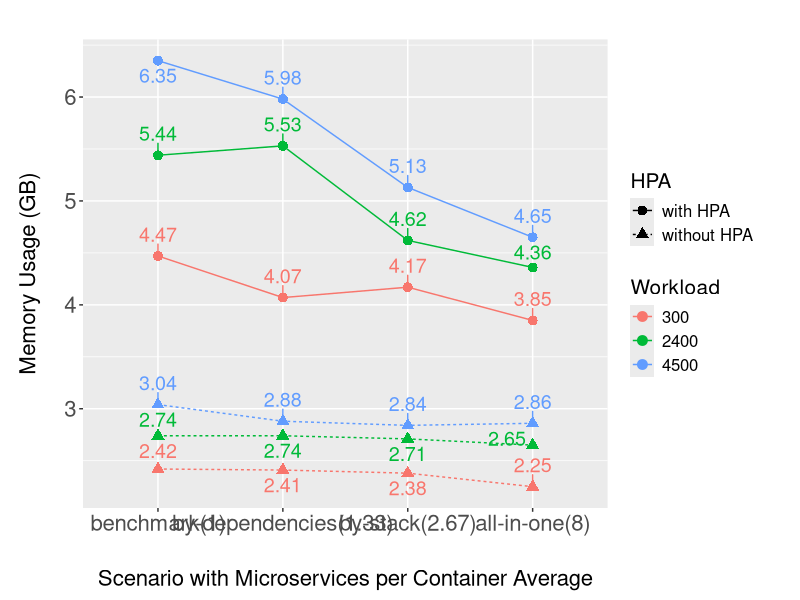
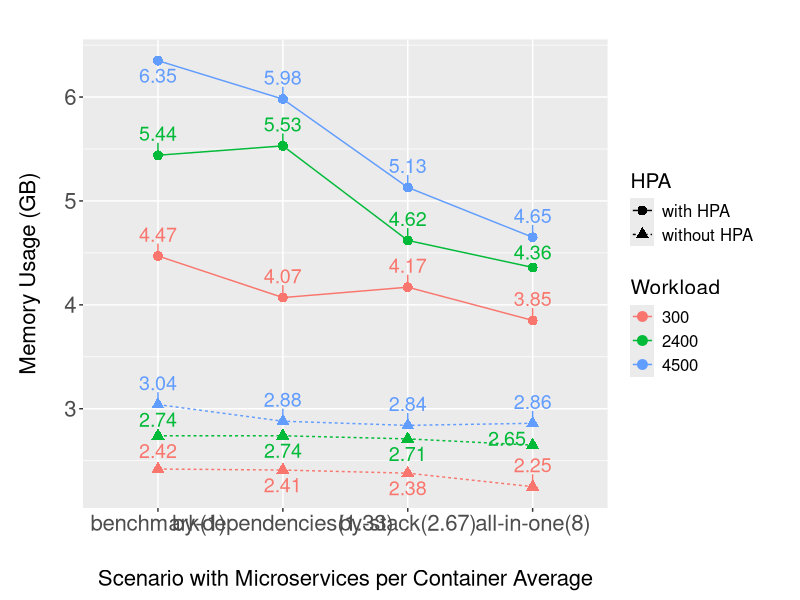

These charts were generated, in order, by the following R code:
setwd("~/Documentos/Dev/microservices-container-grouping/experiments_results/graphics_and_tables_consolidated/resources")
# Carregar pacotes necessários
library(ggplot2)
library(dplyr)
library(tidyr)
library(ggrepel)

# Criar o dataframe com os dados fornecidos
data_memory <- data.frame(
  workload_desc = c("Low (300 users)", "Low (300 users)", "Low (300 users)", "Low (300 users)",
                    "Medium (2400 users)", "Medium (2400 users)", "Medium (2400 users)", "Medium (2400 users)",
                    "High (4500 users)", "High (4500 users)", "High (4500 users)", "High (4500 users)"),
  workload = c(300, 300, 300, 300, 2400, 2400, 2400, 2400, 4500, 4500, 4500, 4500),
  scenario = c("benchmark", "all-in-one", "by-stack", "by-dependencies",
               "benchmark", "all-in-one", "by-stack", "by-dependencies",
               "benchmark", "all-in-one", "by-stack", "by-dependencies"),
  Microservices_per_Container_Average = c(1.00, 8.00, 2.67, 1.33, 1.00, 8.00, 2.67, 1.33, 1.00, 8.00, 2.67, 1.33),
  Memory_without_HPA = c(2.42, 2.25, 2.38, 2.41, 2.74, 2.65, 2.71, 2.74, 3.04, 2.86, 2.84, 2.88),
  Memory_with_HPA = c(4.47, 3.85, 4.17, 4.07, 5.44, 4.36, 4.62, 5.53, 6.35, 4.65, 5.13, 5.98)
)

# Transformar os dados em formato longo para ggplot
data_long_memory <- data_memory %>%
  pivot_longer(cols = c(Memory_without_HPA, Memory_with_HPA), 
               names_to = "HPA", 
               values_to = "Memory_Gb") %>%
  mutate(HPA = recode(HPA, "Memory_without_HPA" = "without HPA", "Memory_with_HPA" = "with HPA"))

# Criar uma nova coluna combinando cenário e média de microservices por container
data_long_memory <- data_long_memory %>%
  mutate(Scenario_Microservices = paste(scenario, "(", Microservices_per_Container_Average, ")", sep = ""),
         Scenario_Microservices = factor(Scenario_Microservices, levels = unique(Scenario_Microservices[order(Microservices_per_Container_Average)])))


# Gerar o gráfico
fig<-ggplot(data_long_memory, aes(x = Scenario_Microservices, y = Memory_Gb, color = factor(workload), shape = HPA)) +
  geom_point(size = 3) +
  geom_line(aes(linetype = HPA, group = interaction(workload, HPA))) +
  geom_text_repel(aes(label = round(Memory_Gb, 2)), vjust = -1, size = 5, show_guide  = FALSE) +  # Adicionar os valores dos pontos com repel para evitar sobreposição
  labs(
    #title = "Memory Usage with and without HPA vs Scenario with Microservices per Container Average",
       x = "Scenario with Microservices per Container Average",
       y = "Memory Usage (GB)",
       color = "Workload",
       shape = "HPA",
       linetype = "HPA") +
  theme(plot.title = element_text(hjust = 0.5, vjust = 5, size = 20),
        strip.text = element_text(size= 16),
        plot.margin = unit(c(1,1,1,1), "cm"),
        axis.text = element_text(size = 16),
        #axis.text.x = element_text(angle = -45),
        legend.title = element_text(size = 15),
        legend.text = element_text(size = 12),
        axis.title = element_text(size = 16),
        axis.title.y=element_text(vjust=5),
        axis.title.x=element_text(vjust=-5))
fig
pdf_file = paste("resume_memory_consumption.pdf",sep = "")
pdf(pdf_file, width = 16, height = 9)
print(fig)
dev.off()


